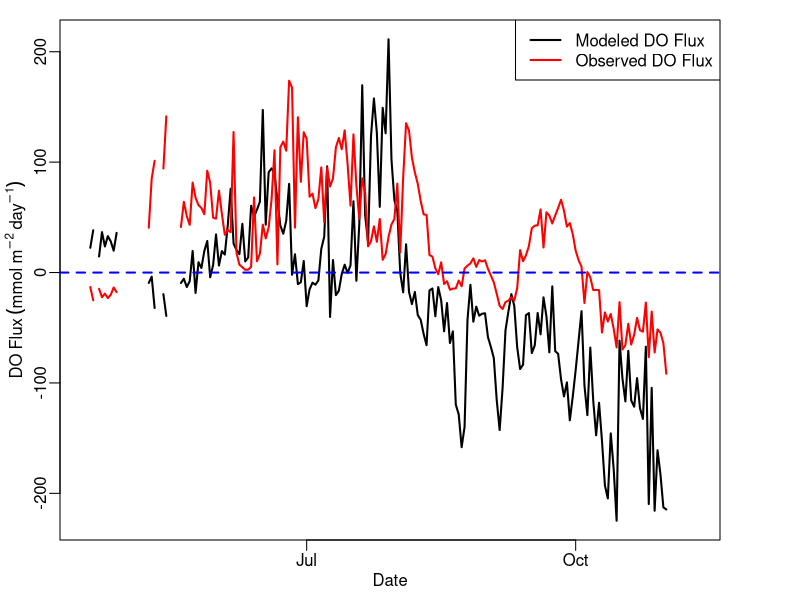
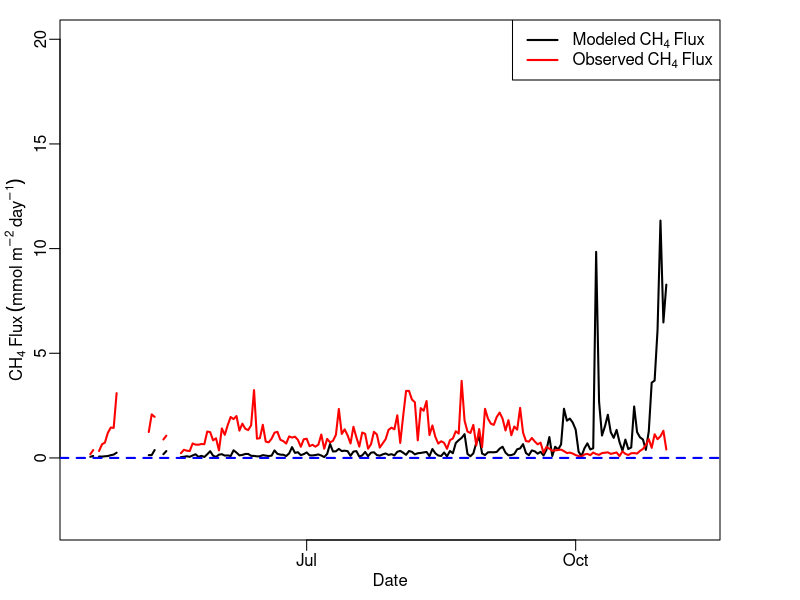
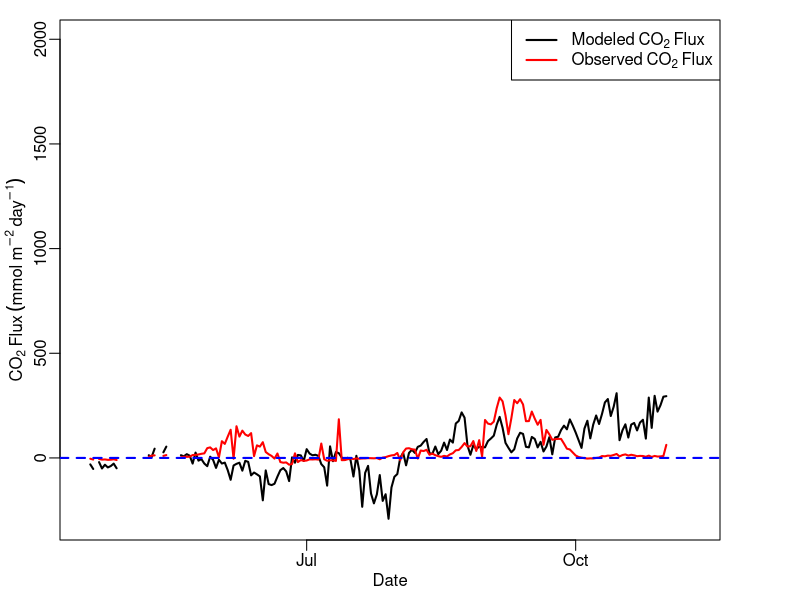

The R source for these figures, in order:
#Plot Gas Flux
#7 March 2017
#JAH

setwd("~/Dropbox/GitHub Repos/GLM-Mendota/Data/")
flux<-read.csv('flux.data.csv')

############################################################
###############DISSOLVED OXYGEN FLUX########################
quartz()
par(mar=c(3,3,1,4),mgp=c(1.5,0.5,0),tck=-0.02)
plot(as.Date(flux$datetime),flux$do.flux.read.mod,type = 'l',lwd=2,ylab = expression(DO~Flux~(mmol~m^-2~day^-1)),xlab = expression(Date))
lines(as.Date(flux$datetime),flux$do.flux.read.obs,type= 'l',lwd=2,col='red')
abline(0,0,col='blue',lty=2,lwd=2)
legend('topright',c('Modeled DO Flux','Observed DO Flux'),lty = c(1,1),lwd=c(2,2),col=c('black','red'))



############################################################
#####################METHANE FLUX###########################
quartz()
par(mar=c(3,3,1,4),mgp=c(1.5,0.5,0),tck=-0.02)
plot(as.Date(flux$datetime),flux$ch4.flux.read.mod,type='l', lwd=2, ylab = expression(CH[4]~Flux~(mmol~m^-2~day^-1)),xlab = expression(Date),ylim=c(-3,20))
lines(as.Date(flux$datetime),flux$ch4.flux.read.obs,type = 'l', lwd = 2, col = 'red')
abline(0,0,col='blue',lty=2,lwd=2)
legend('topright',c(expression(Modeled~CH[4]~Flux),expression(Observed~CH[4]~Flux)),lty = c(1,1),lwd=c(2,2),col=c('black','red'))



############################################################
#####################CARBON DIOXIDE FLUX####################
quartz()
par(mar=c(3,3,1,4),mgp=c(1.5,0.5,0),tck=-0.02)
plot(as.Date(flux$datetime),flux$co2.flux.read.mod,type ='l',lwd =2,ylab = expression(CO[2]~Flux~(mmol~m^-2~day^-1)),xlab = expression(Date),ylim = c(-300,2000))
lines(as.Date(flux$datetime),flux$co2.flux.read.obs,type = 'l', lwd = 2, col = 'red')
abline(0,0,col='blue',lty =2,lwd=2)
legend('topright',c(expression(Modeled~CO[2]~Flux),expression(Observed~CO[2]~Flux)),lty = c(1,1),lwd=c(2,2),col=c('black','red'))
